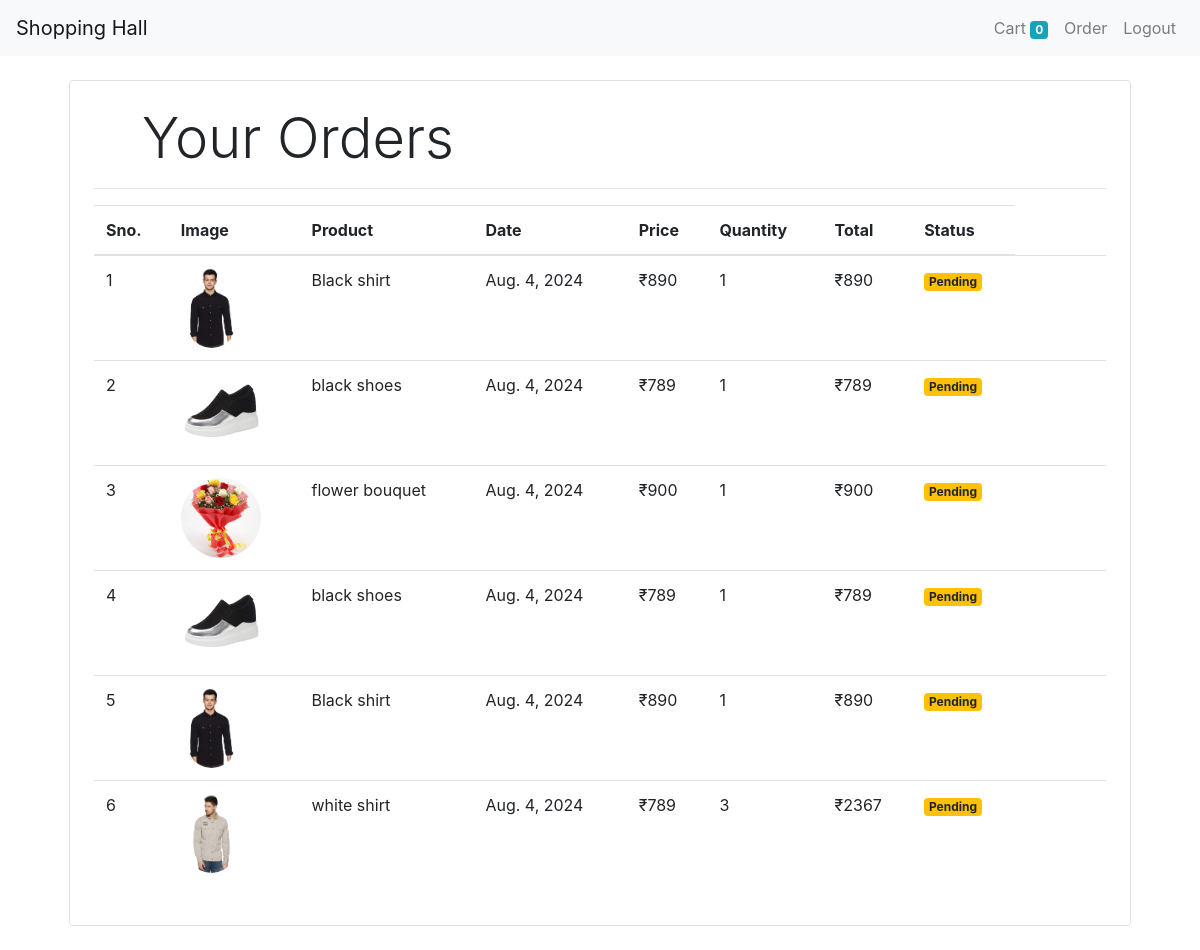
The app's page /orders (signed in) with its own data.
### store/models/orders.py (models this page shows, shortened)
class Order(models.Model):
    product = models.ForeignKey(Product,
                                on_delete=models.CASCADE)
    customer = models.ForeignKey(Customer,
                                 on_delete=models.CASCADE)
    quantity = models.IntegerField(default=1)
    price = models.IntegerField()
    address = models.CharField(max_length=50, default='', blank=True,null=True)
    phone = models.CharField(max_length=50, default='', blank=True)
    date = models.DateField(default=datetime.datetime.today)
    status = models.BooleanField(default=False)
    @staticmethod
    def get_orders_by_customer(customer_id):
        return Order.objects.filter(customer=customer_id).order_by('-date')

### store/models/product.py (models this page shows, shortened)
class Product(models.Model):
    name = models.CharField(max_length=50)
    price = models.IntegerField(default=0)
    category = models.ForeignKey(Category, on_delete=models.CASCADE, default=1)
    description = models.CharField(max_length=200, default='' , null=True , blank=True)
    image = models.ImageField(upload_to='uploads/products')
    date_added = models.DateTimeField(default=timezone.now)

### store/middlewares/auth.py (the view)
    def middleware(request):
        print(request.session.get('customer'))
        returnUrl = request.META['PATH_INFO']
        print(request.META['PATH_INFO'])
        if not request.session.get('customer'):
           return redirect(f'login?return_url={returnUrl}')
        response = get_response(request)
        return response

### store/templatetags/custom_filter.py (called while the page is built)
@register.filter(name='currency')
def currency(number):
   return "₹"+str(number)

@register.filter(name='multiply')
def multiply(number, number1):
   return number * number1

### store/views/orders.py (called while the page is built)
    def get(self, request):
     customer = request.session.get('customer')
     orders = Order.get_orders_by_customer(customer)
     print(orders)
     return render(request , 'orders.html' , {'orders' : orders})

### store/templates/orders.html (shortened to what this page needs)
{% extends 'base.html' %}
{% block content %}
{% load cart %}
{% load custom_filter %}
<div class="container">
   <div class="border rounded p-4 m-4">
        <p class="display-4 pl-4 ml-4">Your Orders</p>
        <hr>
        <table class="table">
            <thead>
                <tr>
                    <th>Sno.</th>
                    <th>Image</th>
                    <th>Product</th>
                    <th>Date</th>
                    <th>Price</th>
                    <th>Quantity</th>
                    <th>Total</th>
                    <th>Status</th>
                </tr>
            </thead>
            <tbody>
                {% for order in orders %}
                <tr>
                    <td>{{forloop.counter}}</td>
                    <td><img style="height: 80px;" class="rounded-circle" src="{{order.product.image.url}}" alt=""></td>
                    <td>{{order.product.name}}</td>
                    <td>{{order.date}}</td>
                    <td>{{order.price|currency}}</td>
                    <td>{{order.quantity}}</td>
                    <td>{{order.quantity|multiply:order.price|currency}}</td>
                    {% if order.status %}
                    <td><small class="badge badge-success">Completed</small></td>
                    {%else%}
                    <td><small class="badge badge-warning">Pending</small></td>
                    {% endif %}
                    <td class="text-right">
                        <div class="actions">
                          <a href="#" class="btn btn-sm bg-success-light mr-2" title="Edit">
                          </a>
                          <a href="#" class="btn btn-sm bg-danger-light" title="Delete">
                          </a>
                        </div>
                    </td>
                </tr>
                {% endfor %}
            </tbody>
        </table>
   </div>
</div>
{% endblock %}

### records on screen
Order: product.image (picture), product.name "Black shirt", date "Aug. 4, 2024", price "₹890", quantity "1", quantity|multiply "₹890", status "Pending"
Order: product.image (picture), product.name "black shoes", date "Aug. 4, 2024", price "₹789", quantity "1", quantity|multiply "₹789", status "Pending"
Order: product.image (picture), product.name "flower bouquet", date "Aug. 4, 2024", price "₹900", quantity "1", quantity|multiply "₹900", status "Pending"
Order: product.image (picture), product.name "black shoes", date "Aug. 4, 2024", price "₹789", quantity "1", quantity|multiply "₹789", status "Pending"
Order: product.image (picture), product.name "Black shirt", date "Aug. 4, 2024", price "₹890", quantity "1", quantity|multiply "₹890", status "Pending"
Order: product.image (picture), product.name "white shirt", date "Aug. 4, 2024", price "₹789", quantity "3", quantity|multiply "₹2367", status "Pending"

### other values on screen
{{ request.session.cart.keys|length }} "0"
